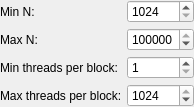
<?xml version="1.0" encoding="UTF-8"?>
<ui version="4.0">
 <class>CNBGeneratorBoundaryConditionsEditorWidget</class>
 <widget class="QFrame" name="CNBGeneratorBoundaryConditionsEditorWidget">
  <property name="geometry">
   <rect>
    <x>0</x>
    <y>0</y>
    <width>184</width>
    <height>95</height>
   </rect>
  </property>
  <property name="windowTitle">
   <string>CNBGeneratorBoundaryConditionsEditorWidget</string>
  </property>
  <layout class="QGridLayout" name="mainLayout">
   <property name="margin">
    <number>0</number>
   </property>
   <property name="spacing">
    <number>5</number>
   </property>
   <item row="0" column="0">
    <widget class="QLabel" name="lblMinN">
     <property name="text">
      <string>Min N:</string>
     </property>
    </widget>
   </item>
   <item row="0" column="1">
    <widget class="QSpinBox" name="sbMinN">
     <property name="minimum">
      <number>1024</number>
     </property>
     <property name="maximum">
      <number>16777216</number>
     </property>
     <property name="singleStep">
      <number>1024</number>
     </property>
    </widget>
   </item>
   <item row="1" column="0">
    <widget class="QLabel" name="lblMaxN">
     <property name="text">
      <string>Max N:</string>
     </property>
    </widget>
   </item>
   <item row="1" column="1">
    <widget class="QSpinBox" name="sbMaxN">
     <property name="minimum">
      <number>1024</number>
     </property>
     <property name="maximum">
      <number>16777216</number>
     </property>
     <property name="singleStep">
      <number>1024</number>
     </property>
     <property name="value">
      <number>1048576</number>
     </property>
    </widget>
   </item>
   <item row="2" column="0">
    <widget class="QLabel" name="lblMinTPB">
     <property name="text">
      <string>Min threads per block:</string>
     </property>
    </widget>
   </item>
   <item row="2" column="1">
    <widget class="QSpinBox" name="sbMinTPB">
     <property name="minimum">
      <number>1</number>
     </property>
     <property name="maximum">
      <number>1024</number>
     </property>
     <property name="singleStep">
      <number>1</number>
     </property>
     <property name="value">
      <number>1</number>
     </property>
    </widget>
   </item>
   <item row="3" column="0">
    <widget class="QLabel" name="lblMaxTPB">
     <property name="text">
      <string>Max threads per block:</string>
     </property>
    </widget>
   </item>
   <item row="3" column="1">
    <widget class="QSpinBox" name="sbMaxTPB">
     <property name="minimum">
      <number>1</number>
     </property>
     <property name="maximum">
      <number>1024</number>
     </property>
     <property name="singleStep">
      <number>1</number>
     </property>
     <property name="value">
      <number>1024</number>
     </property>
    </widget>
   </item>
  </layout>
 </widget>
 <layoutdefault spacing="6" margin="11"/>
 <resources/>
 <connections/>
</ui>
